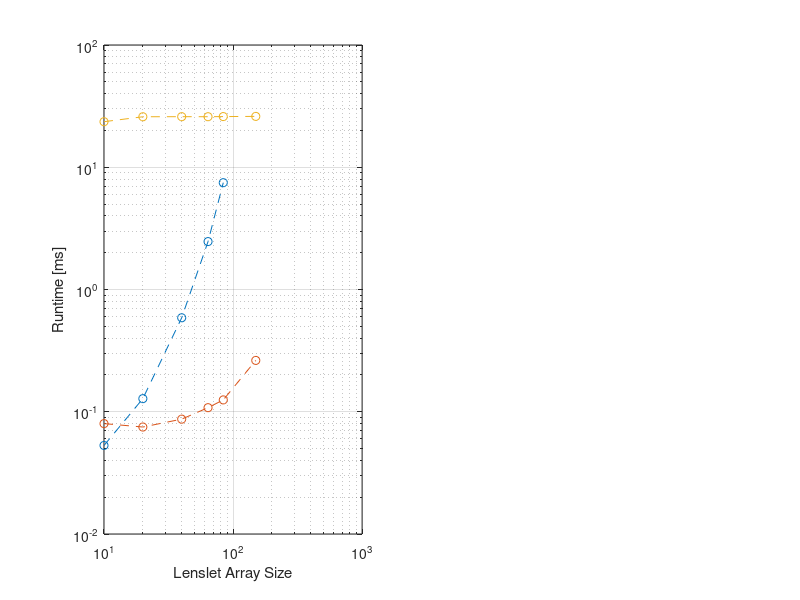

The MATLAB source for this figure: (Note: this script raises an error after producing the figure.)
fileID = fopen('aaStats_results.txt');
C = textscan(fileID,'%f %f %f %f','headerLines',1);
fclose(fileID);
C = cell2mat(C);
C(C==0) = NaN;
N = C(:,1);
%%
figure(50)
subplot(1,2,1)
ht = loglog(N,C(:,2:end),'o--');
grid
xlabel('Lenslet Array Size')
ylabel('Runtime [ms]')
legend('MVM Full','MVM Compressed','Compressed cov.',0)
set(gca,'xtick',N)
set(ht,'MarkerEdgeColor','k','MarkerSize',8,'LineWidth',2)
arrayfun( @(k) set(ht(k),'MarkerFaceColor',get(ht(k),'color')), 1:length(ht) )
%%
0.5*(N(1:5)/N(3)).^2
0.1*(N(:).^1.5.*log(N(:)))./(N(3).^1.5.*log(N(3)))
%%
b_full = N.^4*4*4/2^20;
b_comp = (2*N-1).^2*4*4*2/2^20;
subplot(1,2,2)
hb = loglog(N,[b_full,b_comp],'o--');
grid
xlabel('Lenslet Array Size')
ylabel('Matrix Memory Rqt. [MB]')
legend('Full','Compressed',0)
set(gca,'xtick',N)
set(hb,'MarkerEdgeColor','k','MarkerSize',8,'LineWidth',2)
arrayfun( @(k) set(hb(k),'MarkerFaceColor',get(hb(k),'color')), 1:length(hb) )
%%
nLenslet = 40;
nSlope   = 2*nLenslet^2;
fid = fopen(sprintf('aa_mvm%03d.bin',nLenslet), 'r');
y = fread(fid, nSlope, 'float');
fclose(fid);
% slopes-to-slopes covariance matrix
addpath('../imaging')
r0 = 15e-2;
L0 = 30;
atm = atmosphere(photometry.V,r0,L0,'windSpeed',10,'windDirection',0);
lambda = atm.wavelength;
d = 0.1;
nF = 2048;%2^nextpow2(nLenslet*10);%nLenslet*2*10;%128;
[fx,fy] = freqspace(nF,'meshgrid');
sf = 4;
lf = sf/(d*2);
fx = lf*fx;
fy = lf*fy;

delta = 2*lf/nF;
spectrum = @(fx,fy,u,v) lambda.^2*(fx.*u(1) + fy.*u(2)).*(fx.*v(1) + fy.*v(2)).*...
        delta.^2.*phaseStats.spectrum(hypot(fx,fy),atm).*...
        (tools.sinc(d*fx).*tools.sinc(d*fy)).^2;

nm = ones(1,2)*nLenslet;
b0 = nF/2+1;
b  = ((1-nLenslet)*sf:sf:sf*(nLenslet-1)) + b0;

tic
covxx = real( fftshift( fft2( fftshift( spectrum(fx,fy,[1,0],[1,0]) ) ) ) );
T = toeplitzBlockToeplitz( nm, nm, covxx(b,b) );
CTBT{1,1} = T;
covyy = real( fftshift( fft2( fftshift( spectrum(fx,fy,[0,1],[0,1]) ) ) ) );
T = toeplitzBlockToeplitz( nm, nm, covyy(b,b) );
CTBT{2,2} = T;
cov = real( fftshift( fft2( fftshift( spectrum(fx,fy,[0,1],[1,0]) ) ) ) );
T = toeplitzBlockToeplitz( nm, nm, cov(b,b) );
CTBT{1,2} = T;
CTBT{2,1} = T';
elapsedTime = toc;
fprintf(' ==> slopes-to-slopes covariance matrix computed in %5.2fs\n',elapsedTime);

y0 = mtimes4squareBlocks(CTBT,(0:nSlope-1)',true(nSlope/2,1));

figure(33)
subplot(2,2,1)
plot([y0,y],'.')
subplot(2,2,3)
plot(y0-y)